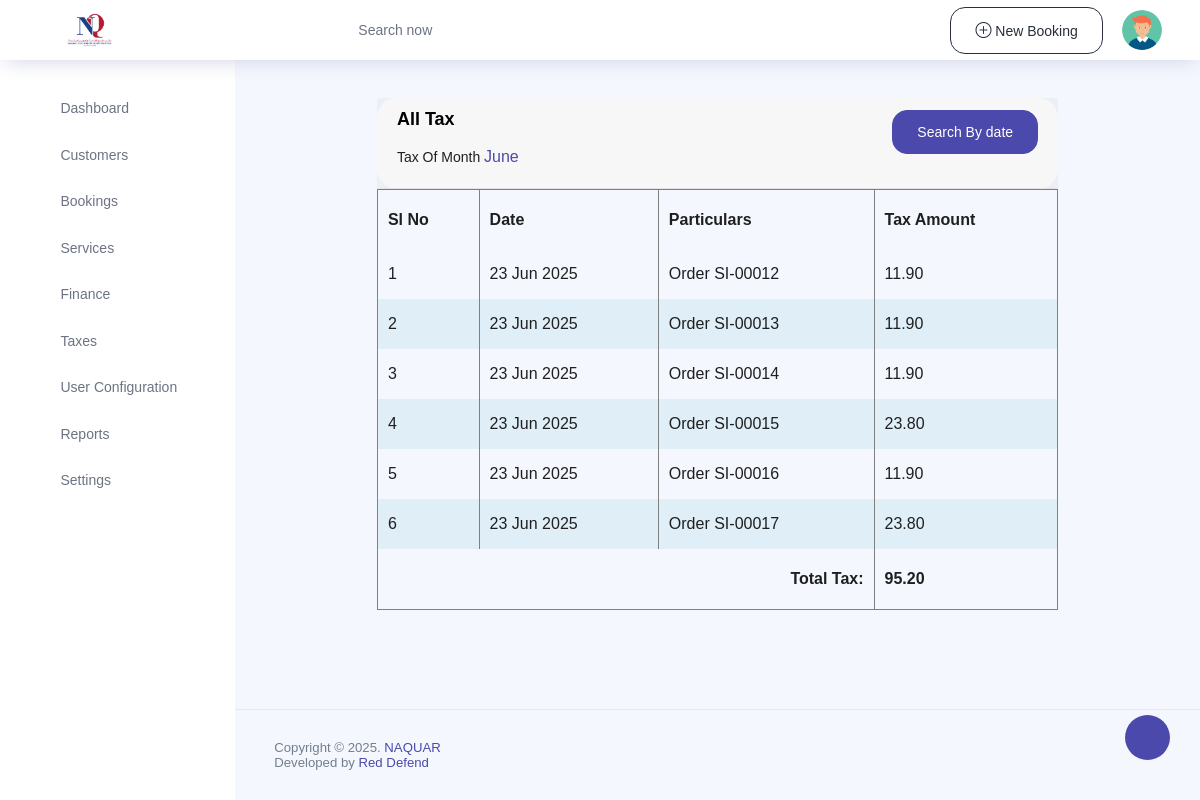
Page /finance/tax_calculation (signed in) on the committed database.
### service/models.py (models this page shows, shortened)
class Order(models.Model):
    customer = models.ForeignKey(Customers, on_delete=models.SET_NULL,null=True,blank=True)
    invoice_number = models.CharField(max_length=20, unique=True)
    order_date = models.DateTimeField(auto_now_add=True)
    total_amount_from_customer = models.FloatField(default=0)  # Set default to 0
    service_fee = models.FloatField(default=0)  # Set default to 0
    total_amount_before_discount = models.FloatField(default=0)  # Set default to 0
    total_tax = models.FloatField(default=0)
    total_amount = models.FloatField(default=0)
    payment_status1 = models.CharField(max_length=20, default='UNPAID', choices=(("UNPAID","UNPAID"),("PAID","PAID"),("PARTIALLY","PARTIALLY")))
    payment_status = models.BooleanField(default=False)
    discount = models.FloatField(default=0)
    bill_discount = models.FloatField(default=0)
    save_status = models.BooleanField(default=False)
    paid_amount = models.FloatField(default=0)
    balance_amount = models.FloatField(default=0)
    total_fine = models.FloatField(default=0)
    total_extra = models.FloatField(default=0)
    delivery_status = models.CharField(max_length=30, default="Not Delivered", choices= (
                                                                                            ("Not Delivered", "Not Delivered"),
                                                                                            ("Partially Delivered", "Partially Delivered"),
                                                                                            ("Delivered", "Delivered"),
                                                                                            ("Cancelled", "Cancelled"),
                                                                                        ))

### finance/views.py (the view)
# urls.py: path("tax_calculation",views.tax_calculation,name="tax_calculation"),
@login_required(login_url='signin')
def tax_calculation(request):
    from datetime import datetime
    from django.db.models import Sum
    current_month = datetime.now().month
    current_year = datetime.now().year
    orders = Order.objects.filter(order_date__year=current_year, order_date__month=current_month)
    total_tax = orders.aggregate(Sum('total_tax'))['total_tax__sum'] or 0
    if request.method == "POST":
        start_date = request.POST.get('sdate')
        end_date = request.POST.get('edate')
        if start_date and end_date:
            orders = orders.filter(order_date__date__gte=start_date, order_date__date__lte=end_date)
            total_tax = orders.aggregate(Sum('total_tax'))['total_tax__sum'] or 0
    combined_list = [
        {
            'date': order.order_date,
            'particulars': f"Order {order.invoice_number}",
            'tax_amount': order.total_tax,
        }
        for order in orders
    ]
    return render(request, "finance/tax.html", {
        'combined_list': combined_list,
        'total_tax': total_tax,
        'month': datetime.now().strftime('%B')  # Current month name
    })

### templates/finance/tax.html (shortened to what this page needs)
{% extends 'index.html' %}
{% load static %}
{% block content %}
<div class="category-add-list">
    <div class="content-page">
        <div class="container-fluid add-form-list">
            <div class="row">
                <div class="col-sm-12">
                    <div class="card">
                        <div class="card-header d-flex justify-content-between">
                            <div class="header-title">
                                <h4 class="card-title">All Tax </h4>
                                <p>Tax Of Month <span class="text-primary h5">{{month}}</span> </p>
                            </div>
                            <div class="header-title">
                                <button class="btn btn-primary" class="btn btn-primary" data-toggle="modal"
                                    data-target="#exampleModal">Search By date</button>
                            </div>
                        </div>
                    </div>
                    <div class="contenttable">
                        <table>
                            <thead>
                                <tr>
                                    <th>Sl No</th>
                                    <th>Date</th>
                                    <th>Particulars</th>
                                    <th>Tax Amount</th>
                                </tr>
                            </thead>
                            <tbody>
                                {% for record in combined_list %}
                                <tr>
                                    <td>{{ forloop.counter }}</td>
                                    <td>{{ record.date|date:"d M Y" }}</td>
                                    <td>{{ record.particulars }}</td>
                                    <td>{{ record.tax_amount|floatformat:2 }}</td>
                                </tr>
                                {% endfor %}
                                <tr>
                                    <th colspan="3" style="text-align: right;">Total Tax:</th>
                                    <th>{{ total_tax|floatformat:2 }}</th>
                                </tr>
                            </tbody>
                        </table>
                    </div>
                </div>
            </div>
        </div>
    </div>
</div>
{% endblock %}

### templates/finance/tax.html (style rules this page uses)
.category-add-list { width: 80% !important; margin: auto; }
.contenttable table { border: .5px solid gray; border-radius: 20px; padding: 20px; width: 100%; }
.contenttable td { height: 50px; }
.contenttable tr:nth-child(even) { background-color: rgba(173, 216, 230, 0.305); }
.contenttable th, td { padding: 10px; border-right: .5px solid gray; }
.contenttable th { height: 60px !important; }

### rows in the picture
Order: date "23 Jun 2025", tax_amount "11.90"
Order: date "23 Jun 2025", tax_amount "11.90"
Order: date "23 Jun 2025", tax_amount "11.90"
Order: date "23 Jun 2025", tax_amount "23.80"
Order: date "23 Jun 2025", tax_amount "11.90"
Order: date "23 Jun 2025", tax_amount "23.80"

### other values in the picture
{{ month }} "June"
{{ record.particulars }} "Order SI-00012" "Order SI-00013" "Order SI-00014" "Order SI-00015" "Order SI-00016" "Order SI-00017"
{{ total_tax|floatformat:2 }} "95.20"
